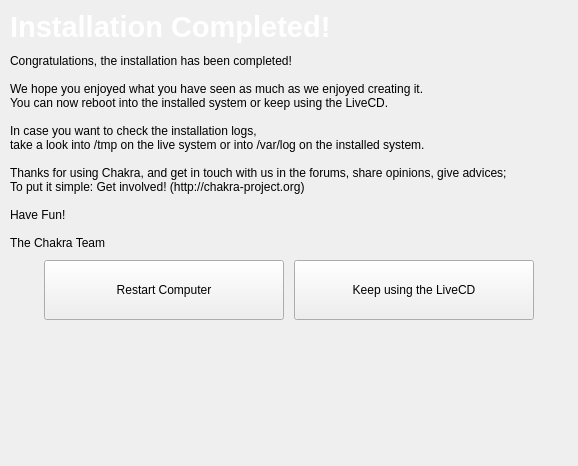
<?xml version="1.0" encoding="UTF-8"?>
<ui version="4.0">
 <class>tribeFinish</class>
 <widget class="QWidget" name="tribeFinish">
  <property name="geometry">
   <rect>
    <x>0</x>
    <y>0</y>
    <width>578</width>
    <height>466</height>
   </rect>
  </property>
  <property name="windowTitle">
   <string/>
  </property>
  <layout class="QVBoxLayout" name="verticalLayout">
   <property name="spacing">
    <number>10</number>
   </property>
   <property name="margin">
    <number>10</number>
   </property>
   <item>
    <layout class="QHBoxLayout" name="horizontalLayout_2">
     <property name="topMargin">
      <number>0</number>
     </property>
     <item>
      <widget class="QLabel" name="label">
       <property name="maximumSize">
        <size>
         <width>16777215</width>
         <height>50</height>
        </size>
       </property>
       <property name="font">
        <font>
         <pointsize>14</pointsize>
        </font>
       </property>
       <property name="text">
        <string>&lt;!DOCTYPE HTML PUBLIC &quot;-//W3C//DTD HTML 4.0//EN&quot; &quot;http://www.w3.org/TR/REC-html40/strict.dtd&quot;&gt;
&lt;html&gt;&lt;head&gt;&lt;meta name=&quot;qrichtext&quot; content=&quot;1&quot; /&gt;&lt;style type=&quot;text/css&quot;&gt;
p, li { white-space: pre-wrap; }
&lt;/style&gt;&lt;/head&gt;&lt;body style=&quot; font-family:'Bitstream Vera Sans'; font-size:9pt; font-weight:400; font-style:normal;&quot;&gt;
&lt;p style=&quot; margin-top:0px; margin-bottom:0px; margin-left:0px; margin-right:0px; -qt-block-indent:0; text-indent:0px; font-family:'Sans Serif'; font-size:10pt;&quot;&gt;&lt;span style=&quot; font-size:22pt; font-weight:600; color:#ffffff;&quot;&gt;Installation Completed!&lt;/span&gt;&lt;/p&gt;&lt;/body&gt;&lt;/html&gt;</string>
       </property>
      </widget>
     </item>
    </layout>
   </item>
   <item>
    <widget class="QLabel" name="label_2">
     <property name="text">
      <string>Congratulations, the installation has been completed!

We hope you enjoyed what you have seen as much as we enjoyed creating it.
You can now reboot into the installed system or keep using the LiveCD.

In case you want to check the installation logs,
take a look into /tmp on the live system or into /var/log on the installed system.

Thanks for using Chakra, and get in touch with us in the forums, share opinions, give advices;
To put it simple: Get involved! (http://chakra-project.org)

Have Fun!

The Chakra Team</string>
     </property>
     <property name="scaledContents">
      <bool>true</bool>
     </property>
     <property name="wordWrap">
      <bool>true</bool>
     </property>
    </widget>
   </item>
   <item>
    <layout class="QHBoxLayout" name="horizontalLayout">
     <item>
      <spacer name="horizontalSpacer">
       <property name="orientation">
        <enum>Qt::Horizontal</enum>
       </property>
       <property name="sizeHint" stdset="0">
        <size>
         <width>40</width>
         <height>20</height>
        </size>
       </property>
      </spacer>
     </item>
     <item>
      <widget class="QPushButton" name="rebootButton">
       <property name="enabled">
        <bool>true</bool>
       </property>
       <property name="minimumSize">
        <size>
         <width>240</width>
         <height>60</height>
        </size>
       </property>
       <property name="text">
        <string>Restart Computer</string>
       </property>
      </widget>
     </item>
     <item>
      <widget class="QPushButton" name="chakraButton">
       <property name="minimumSize">
        <size>
         <width>240</width>
         <height>60</height>
        </size>
       </property>
       <property name="text">
        <string>Keep using the LiveCD</string>
       </property>
      </widget>
     </item>
     <item>
      <spacer name="horizontalSpacer_2">
       <property name="orientation">
        <enum>Qt::Horizontal</enum>
       </property>
       <property name="sizeHint" stdset="0">
        <size>
         <width>40</width>
         <height>20</height>
        </size>
       </property>
      </spacer>
     </item>
    </layout>
   </item>
   <item>
    <spacer name="verticalSpacer">
     <property name="orientation">
      <enum>Qt::Vertical</enum>
     </property>
     <property name="sizeHint" stdset="0">
      <size>
       <width>20</width>
       <height>49</height>
      </size>
     </property>
    </spacer>
   </item>
  </layout>
 </widget>
 <resources>
  <include location="tribe.qrc"/>
 </resources>
 <connections/>
</ui>
